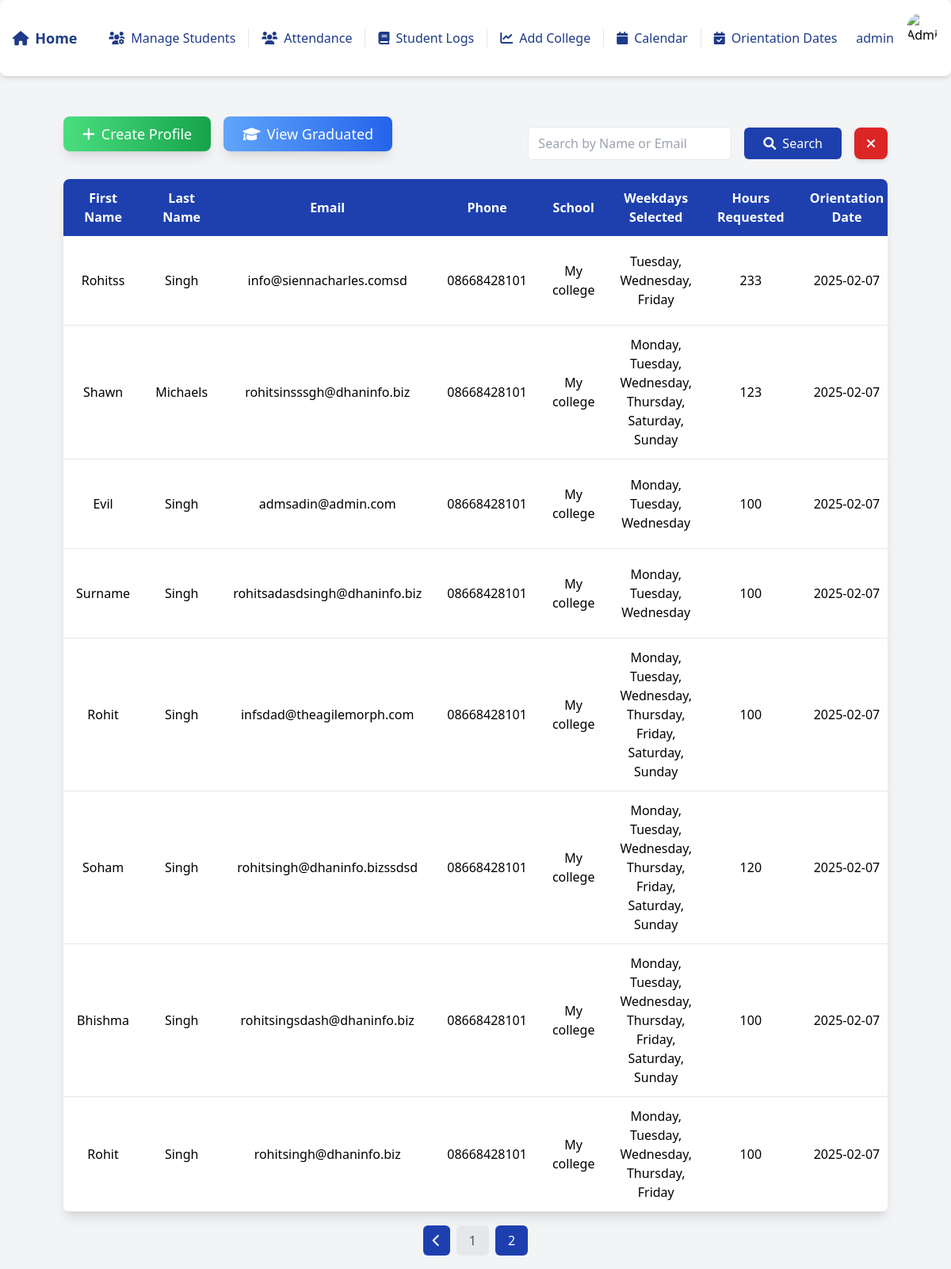
The page /?page=2&q=&orientation_date= (signed in) on the database its author committed.
### students/models.py (models this page shows, shortened)
class StudentProfile(models.Model):
    SHIFT_CHOICES = [
        ('Weekdays', 'Weekdays'),
        ('Weekends', 'Weekends'),
    ]
    WEEKDAYS_CHOICES = [
        ('Monday', 'Monday'),
        ('Tuesday', 'Tuesday'),
        ('Wednesday', 'Wednesday'),
        ('Thursday', 'Thursday'),
        ('Friday', 'Friday'),
    ]
    first_name = models.CharField(max_length=100)
    last_name = models.CharField(max_length=100)
    phone = models.CharField(max_length=15, default='')
    email = models.EmailField(unique=True)
    school = models.CharField(max_length=100)
    college = models.ForeignKey(College, on_delete=models.SET_NULL, null=True, blank=True)
    lchaim_training_completed = models.BooleanField(default=False)
    police_check = models.BooleanField(default=False)
    med_docs = models.BooleanField(default=False)
    hours_requested = models.IntegerField(null=True)
    hours_completed = models.PositiveIntegerField(default=0)
    shift_requested = models.CharField(max_length=10, choices=SHIFT_CHOICES)
    weekdays_selected = models.TextField(blank=True)
    assigned_shift = models.ForeignKey(Shift, on_delete=models.SET_NULL, null=True, blank=True, related_name="students")
    start_date = models.DateField(null=True)
    end_date = models.DateField(null=True)
    lchaim_orientation_date = models.ForeignKey(OrientationDate, on_delete=models.SET_NULL, null=True, blank=True)
    skills_book_completed = models.BooleanField(default=False)
    comments = models.TextField(blank=True, null=True)
    status = models.CharField(
        max_length=10,
        choices=[('Training', 'Training'), ('Graduated', 'Graduated')],
        default='Training'
    )

class OrientationDate(models.Model):
    date = models.DateField(unique=True)
    description = models.CharField(max_length=255, blank=True, null=True)
    created_at = models.DateTimeField(auto_now_add=True)
    updated_at = models.DateTimeField(auto_now=True)
    def __str__(self):
        return self.date.strftime('%Y-%m-%d')

### students/views.py (the view, shortened to what this page needs)
# urls.py: path('', views.student_profile_list, name='student_profile_list'),
@login_required
def student_profile_list(request):
    query = request.GET.get('q', '')
    orientation_date = request.GET.get('orientation_date', '')
    profiles = StudentProfile.objects.all()
    if orientation_date:
        profiles = profiles.filter(lchaim_orientation_date=orientation_date)
    profiles = list(profiles)
    for profile in profiles:
        raw_data = profile.weekdays_selected
        if isinstance(raw_data, str) and raw_data.strip():
            try:
                weekdays_dict = json.loads(raw_data.replace("'", '"'))
                if isinstance(weekdays_dict, dict):
                    profile.weekdays_display = ", ".join(weekdays_dict.keys())
                else:
                    profile.weekdays_display = "Invalid data"
            except json.JSONDecodeError:
                profile.weekdays_display = "Invalid data"
        else:
            profile.weekdays_display = "No weekdays selected"
    paginator = Paginator(profiles, 10)
    page_number = request.GET.get('page', 1)
    page_obj = paginator.get_page(page_number)
    is_school_group = request.user.groups.filter(name='School').exists()
    is_admin = request.user.groups.filter(name='Admin').exists()
    return render(request, 'student_profile_list.html', {
        'page_obj': page_obj,
        'query': query,
        'orientation_date': orientation_date,
        'is_school_group': is_school_group,
        'is_admin': is_admin
    })

### students/templates/student_profile_list.html (shortened to what this page needs)
{% load static %}
<!DOCTYPE html>
<html lang="en">
<head>
    <script src="https://cdn.tailwindcss.com"></script>
    <link href="https://cdnjs.cloudflare.com/ajax/libs/font-awesome/5.15.4/css/all.min.css" rel="stylesheet">
</head>
<body class="bg-gray-100">
    {% include 'navbar.html' %}
    <div class="flex flex-col bg-gray-100 min-h-screen pt-24">
        <div class="px-6 lg:px-20 py-6">
            <div class="lg:flex items-center justify-between">
            {% if is_school_group %}
            <div class="flex justify-center items-center mt-4 text-center">
                <a href="{% url 'create_student_profile' %}" class="bg-gradient-to-r from-green-400 to-green-600 text-white px-6 py-2 rounded-lg text-lg shadow-lg hover:from-green-500 hover:to-green-700 transition ease-in-out duration-200">
                    <i class="fas fa-plus mr-2"></i>Create Profile
                </a>
            </div>
            {% else %}
            <div class="flex flex-wrap gap-4 justify-left mt-4">
                <a href="{% url 'create_student_profile' %}" class="bg-gradient-to-r from-green-400 to-green-600 text-white px-6 py-2 rounded-lg text-lg shadow-lg hover:from-green-500 hover:to-green-700 transition ease-in-out duration-200">
                    <i class="fas fa-plus mr-2"></i>Create Profile
                </a>
                <a href="{% url 'student_graduated_list' %}" class="bg-gradient-to-r from-blue-400 to-blue-600 text-white px-6 py-2 rounded-lg text-lg shadow-lg hover:from-blue-500 hover:to-blue-700 transition ease-in-out duration-200">
                    <i class="fas fa-graduation-cap mr-2"></i>View Graduated
                </a>
            </div>
            <div class=" rounded-lg mt-6  pt-4">
                <form method="get" action="" class="flex gap-4 justify-end items-center">
                    <input type="text" name="q" value="{{ query }}" placeholder="Search by Name or Email"
                        class="border rounded-md px-3 py-2 w-full  focus:outline-none focus:ring-2 focus:ring-blue-800">
                    <button type="submit"
                        class="bg-blue-800 items-center gap-2 text-white px-6 flex flex-row  py-2 rounded-md hover:bg-blue-900 transition duration-200">
                        <i class="fas fa-search"></i> Search
                    </button>
                    <button type="button" onclick="window.location.href='?'"
                    class="bg-red-600 text-white px-4 py-2 rounded-lg shadow-md hover:bg-red-500 transition duration-200 ">
                    <i class="fas fa-times"></i>
                </button>
                </form>
            </div>
        </div>
            <div class="bg-white shadow-lg rounded-lg mt-6 mx-auto overflow-x-auto">
                <table class="min-w-full table-auto border-collapse">
                    <thead class="bg-blue-800 text-white">
                        <tr>
                            <th class="px-4 py-3 text-center">First Name</th>
                            <th class="px-4 py-3 text-center">Last Name</th>
                            <th class="px-4 py-3 text-center">Email</th>
                            <th class="px-4 py-3 text-center">Phone</th>
                            <th class="px-4 py-3 text-center">School</th>
                            <th class="px-4 py-3 text-center">Weekdays Selected</th>
                            <th class="px-4 py-3 text-center">Hours Requested</th>
                            <th class="px-4 py-3 text-center">Orientation Date</th>
                        </tr>
                    </thead>
                    <tbody>
                        {% for profile in page_obj %}
                        <tr class="border-b hover:bg-gray-100 transition duration-200">
                            <td class="px-4 py-3 text-center">{{ profile.first_name }}</td>
                            <td class="px-4 py-3 text-center">{{ profile.last_name }}</td>
                            <td class="px-4 py-3 text-center">{{ profile.email }}</td>
                            <td class="px-4 py-3 text-center">{{ profile.phone }}</td>
                            <td class="px-4 py-3 text-center">{{ profile.school }}</td>
                            <td class="px-4 py-3 text-center">{{ profile.weekdays_display  }}</td>
                            <td class="px-4 py-3 text-center">{{ profile.hours_requested }}</td>
                            <td class="px-4 py-3 text-center">{{ profile.lchaim_orientation_date }}</td>
                        </tr>
                        {% endfor %}
                    </tbody>
                </table>
            </div>
            <div class="mt-6 flex justify-center">
                <nav class="w-full">
                    <ul class="flex flex-wrap justify-center items-center gap-2">
                        {% if page_obj.has_previous %}
                        <li>
                            <a class="bg-blue-800 text-white px-3 py-2 rounded-md hover:bg-blue-900 transition duration-200" href="?page={{ page_obj.previous_page_number }}&q={{ query }}&orientation_date={{ orientation_date }}">
                                <i class="fas fa-chevron-left"></i>
                            </a>
                        </li>
                        {% endif %}
                        {% for num in page_obj.paginator.page_range %}
                        <li>
                            <a class="px-4 py-2 rounded-md {% if page_obj.number == num %}bg-blue-800 text-white{% else %}bg-gray-200 text-gray-600{% endif %} hover:bg-blue-800 hover:text-white transition duration-200" href="?page={{ num }}&q={{ query }}&orientation_date={{ orientation_date }}">
                                {{ num }}
                            </a>
                        </li>
                        {% endfor %}
                    </ul>
                </nav>
            </div>
            {% endif %}
        </div>
    </div>
</body>
</html>

### students/templates/navbar.html (shortened to what this page needs)
<!DOCTYPE html>
<html lang="en">
<head>
    <link href="https://cdnjs.cloudflare.com/ajax/libs/font-awesome/6.0.0-beta3/css/all.min.css" rel="stylesheet">
    <script src="https://cdn.tailwindcss.com"></script>
</head>
<body class="bg-gray-100">
<div class="fixed w-full top-0 left-0 z-20">
    <div class="bg-white shadow-md p-4 rounded-lg flex justify-between items-center">
        <div class="flex items-center space-x-4">
            <a href="/" class="text-blue-900 hover:text-blue-700 text-lg font-semibold flex items-center space-x-2 transition duration-300">
                <i class="fas fa-home"></i>
                <span>Home</span>
            </a>
        </div>
        <div class="hidden lg:flex items-center space-x-4">
            <a href="{% url 'student_profile_list' %}" class="text-blue-900 hover:text-blue-700 flex items-center space-x-2 transition duration-300 border-r pr-4">
                <i class="fas fa-users-cog"></i> <span>Manage Students</span>
            </a>
            <a href="{% url 'student_attendance' %}" class="text-blue-900 hover:text-blue-700 flex items-center space-x-2 transition duration-300 border-r pr-4">
                <i class="fas fa-users"></i> <span>Attendance</span>
            </a>
            <a href="{% url 'student_logs' %}" class="text-blue-900 hover:text-blue-700 flex items-center space-x-2 transition duration-300 border-r pr-4">
                <i class="fas fa-book"></i> <span>Student Logs</span>
            </a>
            <a href="{% url 'create_college' %}" class="text-blue-900 hover:text-blue-700 flex items-center space-x-2 transition duration-300 border-r pr-4">
                <i class="fas fa-chart-line"></i> <span>Add College</span>
            </a>
            <a href="{% url 'calendar_student_logs' %}" class="text-blue-900 hover:text-blue-700 flex items-center space-x-2 transition duration-300 border-r pr-4">
                <i class="fas fa-calendar"></i> <span>Calendar</span>
            </a>
            <a href="{% url 'orientation_date_list' %}" class="text-blue-900 hover:text-blue-700 flex items-center space-x-2 transition duration-300">
                <i class="fas fa-calendar-check"></i> <span>Orientation Dates</span>
            </a>
        </div>
        <div class="hidden lg:flex items-center space-x-4 relative">
            <span class="text-blue-900">{{ user.username }}</span>
            <div class="relative">
                <button id="profileDropdownToggle" class="focus:outline-none">
                    {% if user.is_superuser %}
                    <img src="https://imgs.search.brave.com/NC51VdJXCpWmrErvqbLS_f4HHRojgDZTWB6Bi_doPWA/rs:fit:860:0:0:0/g:ce/aHR0cHM6Ly9pbWcu/ZnJlZXBpay5jb20v/ZnJlZS1waG90by9w/b3J0cmFpdC1zZW5p/b3ItZmVtYWxlLXBy/b2Zlc3Nvci1lZHVj/YXRpb24tZGF5XzIz/LTIxNTA5ODAwODgu/anBnP3NlbXQ9YWlz/X2h5YnJpZA" alt="Admin Avatar" class="w-10 h-10 rounded-full cursor-pointer">
                    {% else %}
                    <img src="https://imgs.search.brave.com/4dZymj9_G3yyq_rtQBB3436cJcDYW3nWByX4-l_re3s/rs:fit:500:0:0:0/g:ce/aHR0cHM6Ly9pLnBp/bmltZy5jb20vb3Jp/Z2luYWxzL2FmL2Y5/LzVkL2FmZjk1ZGMx/MjVhMzg1ZDBkNmM1/YzVlNDdiNjliMzdh/LmpwZw" alt="School Avatar" class="w-10 h-10 rounded-full cursor-pointer">
                    {% endif %}
                </button>
            </div>
        </div>
    </div>
</div>
</body>
</html>

### rows shown on the page
StudentProfile: first_name "Rohitss", last_name "Singh", email "info@siennacharles.comsd", phone "08668428101", school "My college", weekdays_display "Tuesday, Wednesday, Friday", hours_requested "233", lchaim_orientation_date "2025-02-07"
StudentProfile: first_name "Shawn", last_name "Michaels", email "rohitsinsssgh@dhaninfo.biz", phone "08668428101", school "My college", weekdays_display "Monday, Tuesday, Wednesday, Thursday, Saturday, Sunday", hours_requested "123", lchaim_orientation_date "2025-02-07"
StudentProfile: first_name "Evil", last_name "Singh", email "admsadin@admin.com", phone "08668428101", school "My college", weekdays_display "Monday, Tuesday, Wednesday", hours_requested "100", lchaim_orientation_date "2025-02-07"
StudentProfile: first_name "Surname", last_name "Singh", email "rohitsadasdsingh@dhaninfo.biz", phone "08668428101", school "My college", weekdays_display "Monday, Tuesday, Wednesday", hours_requested "100", lchaim_orientation_date "2025-02-07"
StudentProfile: first_name "Rohit", last_name "Singh", email "infsdad@theagilemorph.com", phone "08668428101", school "My college", weekdays_display "Monday, Tuesday, Wednesday, Thursday, Friday, Saturday, Sunday", hours_requested "100", lchaim_orientation_date "2025-02-07"
StudentProfile: first_name "Soham", last_name "Singh", email "rohitsingh@dhaninfo.bizssdsd", phone "08668428101", school "My college", weekdays_display "Monday, Tuesday, Wednesday, Thursday, Friday, Saturday, Sunday", hours_requested "120", lchaim_orientation_date "2025-02-07"
StudentProfile: first_name "Bhishma", last_name "Singh", email "rohitsingsdash@dhaninfo.biz", phone "08668428101", school "My college", weekdays_display "Monday, Tuesday, Wednesday, Thursday, Friday, Saturday, Sunday", hours_requested "100", lchaim_orientation_date "2025-02-07"
StudentProfile: first_name "Rohit", last_name "Singh", email "rohitsingh@dhaninfo.biz", phone "08668428101", school "My college", weekdays_display "Monday, Tuesday, Wednesday, Thursday, Friday", hours_requested "100", lchaim_orientation_date "2025-02-07"

### other values the page prints
{{ user.username }} "admin"
{{ num }} "1" "2"
